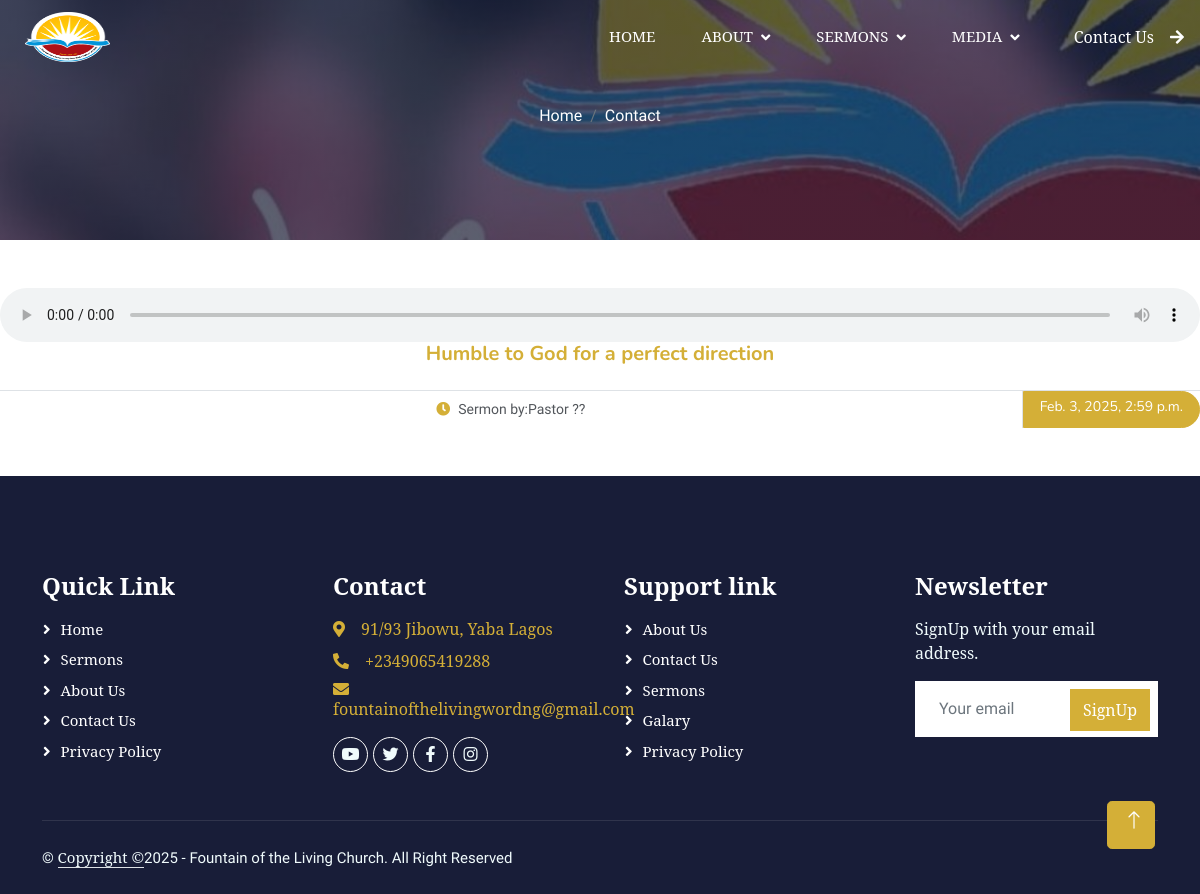
Page /audio_sermons_detail/3/ on the committed database.
### fountain/models.py (models this page shows, shortened)
class ChurchAudioSermons(models.Model):
    audio_Sermons_time = models.CharField(max_length=255, blank=True, null=True)
    audio_sermons_title = models.TextField(max_length=255)
    audio_sermons_preach_by = models.CharField(max_length=100, blank=True, null=True)
    audio_sermons = models.FileField(upload_to='audio/')
    audio_sermons_publish_date = models.DateTimeField (auto_now_add= True)
    audio_sermons_author = models.ForeignKey(User, on_delete=models.CASCADE)
    class Meta:
        ordering =['-audio_sermons_publish_date']

### fountain/views.py (the view, shortened to what this page needs)
# urls.py: path('audio_sermons_detail/<int:pk>/', AudioSermonsArticleDetail.as_view(), name="audio_sermons_detail"),
class AudioSermonsArticleDetail(DetailView):
    model = ChurchAudioSermons
    template_name = 'fountainchurch/audio_article_detail.html'

### templates/fountainchurch/audio_article_detail.html (shortened to what this page needs)
{% extends "base.html" %}
{% load static %}
{% block content%}
  <div class="container-fluid bg-primary py-5 mb-5 page-header">
    <div class="container py-5">
        <div class="row justify-content-center">
            <div class="col-lg-10 text-center">
                <nav aria-label="breadcrumb">
                    <ol class="breadcrumb justify-content-center">
                        <li class="breadcrumb-item"><a class="text-white" href="{% url 'home' %}">Home</a></li>
                        <li class="breadcrumb-item"><a class="text-white" href="{% url 'contact' %}">Contact</a></li>
                    </ol>
                </nav>
            </div>
        </div>
    </div>
</div>
        <audio loop controls width="100%" height="40%" style="width: 100%; object-fit: cover; border-radius: 5px;">
            <source src="{{ object.audio_sermons.url }}" type="audio/mp4">
        </audio>
          <center><h5 class="mb-4"style="color: #d4af37;">{{ object.audio_sermons_title }}</h5></center>
<div class="d-flex border-top">
    <small class="flex-fill text-center border-end py-2"><i class="fa fa-clock text-primary me-2"></i>Sermon by:{{ object.audio_sermons_preach_by }}</small>
    <small class="flex-shrink-0 btn btn-sm btn-primary px-3" style="border-radius: 0 30px 30px 0;">{{ object.audio_sermons_publish_date }}</small>
</div>
    {% endblock %}

### static/css/style.css (style rules this page uses)
.btn { font-family: 'Nunito', sans-serif; font-weight: 600; transition: .5s; }
h1, .h1, h2, .h2, h3, .h3, h4, .h4, h5, .h5, h6, .h6 { margin-top: 0; margin-bottom: .5rem; font-family: sans-serif; font-weight: 700; line-height: 1.2; color: #181d38; }
body { margin: 0; font-family: sans-serif; font-size: 1rem; font-weight: 400; line-height: 1.5; color: #52565b; background-color: #fff; -webkit-text-size-adjust: 100%; -webkit-tap-highlight-color: rgba(0, 0, 0, 0); }
h1, .h1, h2, .h2, h3, .h3, h4, .h4, h5, .h5, h6, .h6 { margin-top: 0; margin-bottom: .5rem; font-family: Georgia; font-weight: 700; line-height: 1.2; color: #181d38; }
.btn.btn-primary, .btn.btn-secondary { color: #FFFFFF; }
.page-header { background: linear-gradient(rgba(24, 29, 56, .7), rgba(24, 29, 56, .7)), url(../img/carousel-1.jpg); background-position: center center; background-repeat: no-repeat; background-size: cover; }
.breadcrumb-item + .breadcrumb-item::before { color: var(--light); }

### rows in the picture
ChurchAudioSermons: audio_sermons_title "Humble to God for a perfect direction", audio_sermons_preach_by "Pastor ??", audio_sermons_publish_date "Feb. 3, 2025, 2:59 p.m."
